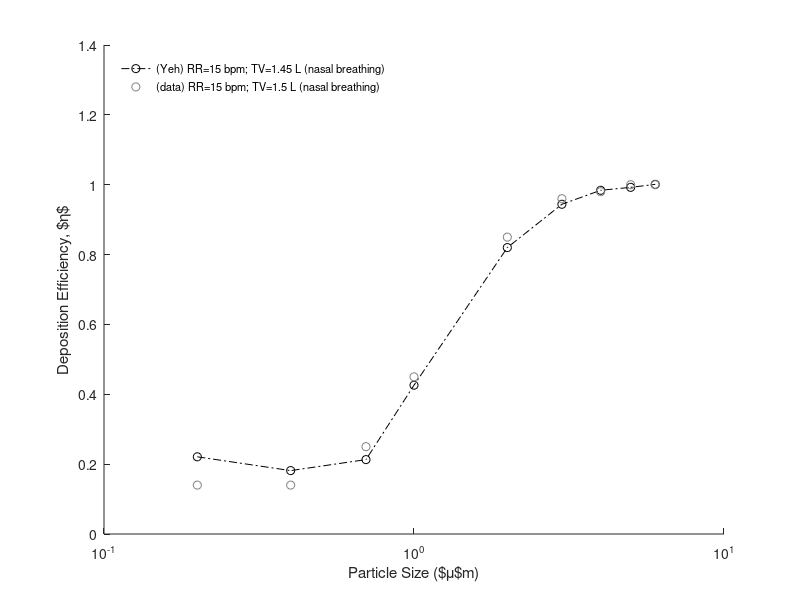
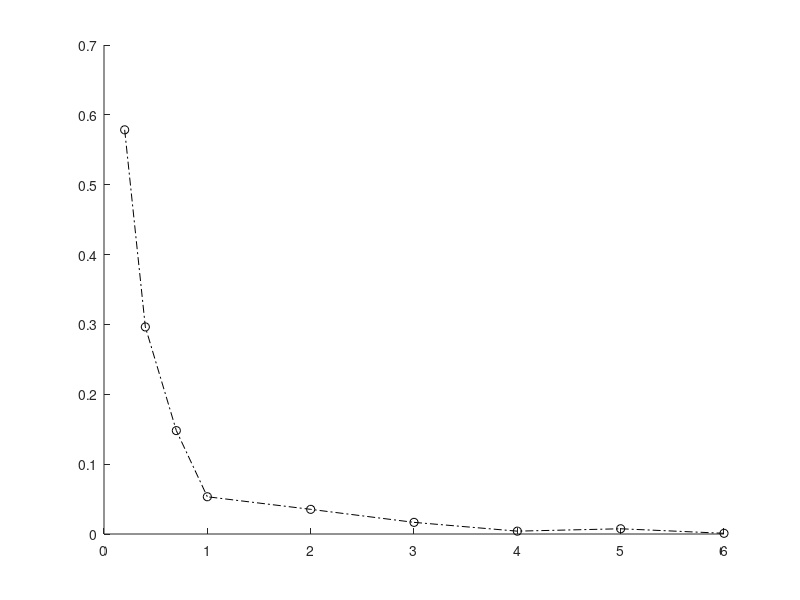

Reproduce these figures in MATLAB, in order. (Note: this script raises an error after producing the figures.)
% Yeh

dp_vals = [0.2 0.6 1 2 3 4 6];

load ResultsFromLit.mat

Yeh750 = results(:,:,1);
Yeh750total = sum(Yeh750);

% only have results up to 6 microns
Yeh1450 = results(:,:,2);
Yeh1450total = sum(Yeh1450(:,3:end-1));
Yeh2150 = results(:,:,3);

% particle sizes for 1986 paper are uniform across breathing pattterns
H_particles = [.2 .4 .7 1 2 3 4 5 6]; % intersecting particle sizes from Heyder

%RR = 15; TV = 1.5 (nasal breathing from Heyder 1986)
nasal = [.14 .14 .25 .45 .85 .96 .98 1 1];

% interpolate Yeh results
x = dp_vals; % exclude 10 microns
v = sum(Yeh1450(:,3:end-1)); % exclude the last column b/c no deposition for 10 microns
xq = H_particles;
vq1 = interp1(x,v,xq);

grayscale = [0.5 0.5 0.5];

figure(3)
hold on
% plot(x,v,'-ko')
plot(xq,vq1,'-.ko','DisplayName','(Yeh) RR=15 bpm; TV=1.45 L (nasal breathing)')
plot(H_particles,nasal,'o','Color',grayscale,'DisplayName','(data) RR=15 bpm; TV=1.5 L (nasal breathing)')
lgd = legend;
set(lgd,'box','off','location','northwest','FontSize',8)% 'box' 'off' 'location' 'northwest'
set(gca,'XScale','log')
set(gcf,'Color',[1 1 1])
xlabel('Particle Size ($\mu$m)')
ylabel('Deposition Efficiency, $\eta$')

rel_err = abs(nasal-vq1)./nasal

figure(4)
hold on
plot(H_particles,rel_err,'-.ko','DisplayName','Yeh')
sum(rel_err.^2)

my_result = f(5,:);

% Q = .5; RR = 15; TV=1
H_pattern7 = [.15 .12 .12 .15 .37 .56 .73 .82 .87];

figure(3)
plot(H_particles,my_result,'-ks','DisplayName','(model) RR=15 bpm; TV=1 L (oral breathing)')
plot(H_particles,H_pattern7,'s','Color',grayscale,'DisplayName','(data) RR=15 bpm; TV=1 L (oral breathing)')

my_rel_err = abs(H_pattern7-my_result)./H_pattern7

figure(4)
plot(H_particles,my_rel_err,'-ks','DisplayName','model')
lgd = legend;
set(lgd,'box','off','location','northeast','FontSize',8)% 'box' 'off' 'location' 'northwest'
set(gca,'XScale','log')
set(gcf,'Color',[1 1 1])
xlabel('Particle Size ($\mu$m)')
ylabel('Relative Error')
sum(my_rel_err.^2)
